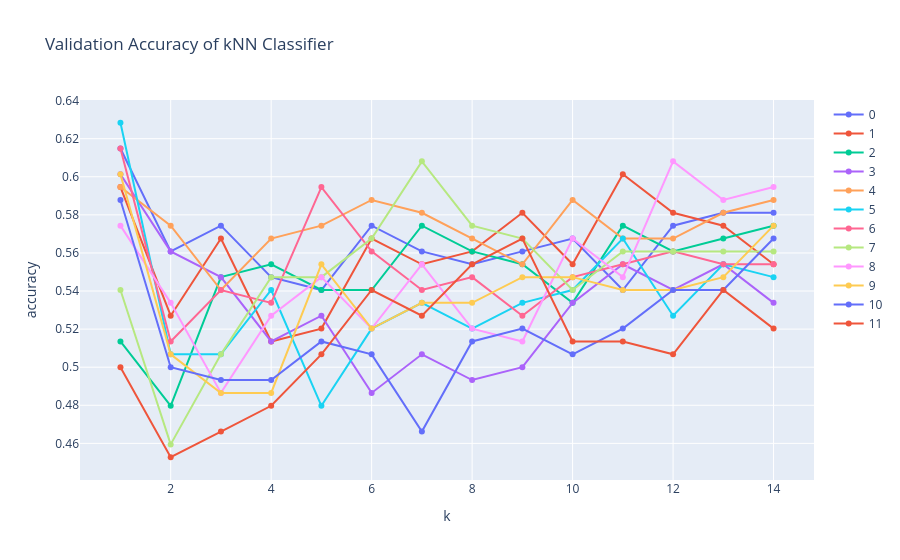

The code cell stored with this chart in its notebook:
### Code cell
# fig = go.Figure()
# for i,combo in enumerate(chain.from_iterable(combinations(features,i) for i in range(num_features-1,num_features))):
#     fig.add_trace(go.Scatter(x=k,y=val_accuracy[i],name=str(combo)))
# fig.update_layout(title={'text':'Validation Accuracy of kNN Classifier'},xaxis={'title':{'text':'k'}},yaxis={'title':{'text':'accuracy'}})
# fig.show()
fig = go.Figure()
for i in range(num_features):
    combo = list(range(num_features))
    combo.remove(i)
    fig.add_trace(go.Scatter(x=k,y=val_accuracy[i],name=str(i)))
fig.update_layout(title={'text':'Validation Accuracy of kNN Classifier'},xaxis={'title':{'text':'k'}},yaxis={'title':{'text':'accuracy'}})
fig.show()

### Figure 1 — Plotly figure (JSON) as saved in the notebook; plotly's stock layout.template omitted (floating-point values rounded to 4 significant figures)
{"data": [{"name": "0", "type": "scatter", "x": [1, 2, 3, 4, 5, 6, 7, 8, 9, 10, 11, 12, 13, 14], "y": [0.6149, 0.5608, 0.5743, 0.5473, 0.5405, 0.5743, 0.5608, 0.5541, 0.5608, 0.5676, 0.5405, 0.5743, 0.5811, 0.5811]}, {"name": "1", "type": "scatter", "x": [1, 2, 3, 4, 5, 6, 7, 8, 9, 10, 11, 12, 13, 14], "y": [0.5946, 0.527, 0.5676, 0.5135, 0.5203, 0.5676, 0.5541, 0.5608, 0.5811, 0.5541, 0.6014, 0.5811, 0.5743, 0.5541]}, {"name": "2", "type": "scatter", "x": [1, 2, 3, 4, 5, 6, 7, 8, 9, 10, 11, 12, 13, 14], "y": [0.5135, 0.4797, 0.5473, 0.5541, 0.5405, 0.5405, 0.5743, 0.5608, 0.5541, 0.5338, 0.5743, 0.5608, 0.5676, 0.5743]}, {"name": "3", "type": "scatter", "x": [1, 2, 3, 4, 5, 6, 7, 8, 9, 10, 11, 12, 13, 14], "y": [0.6014, 0.5608, 0.5473, 0.5135, 0.527, 0.4865, 0.5068, 0.4932, 0.5, 0.5338, 0.5541, 0.5405, 0.5541, 0.5338]}, {"name": "4", "type": "scatter", "x": [1, 2, 3, 4, 5, 6, 7, 8, 9, 10, 11, 12, 13, 14], "y": [0.5946, 0.5743, 0.5405, 0.5676, 0.5743, 0.5878, 0.5811, 0.5676, 0.5541, 0.5878, 0.5676, 0.5676, 0.5811, 0.5878]}, {"name": "5", "type": "scatter", "x": [1, 2, 3, 4, 5, 6, 7, 8, 9, 10, 11, 12, 13, 14], "y": [0.6284, 0.5068, 0.5068, 0.5405, 0.4797, 0.5203, 0.5338, 0.5203, 0.5338, 0.5405, 0.5676, 0.527, 0.5541, 0.5473]}, {"name": "6", "type": "scatter", "x": [1, 2, 3, 4, 5, 6, 7, 8, 9, 10, 11, 12, 13, 14], "y": [0.6149, 0.5135, 0.5405, 0.5338, 0.5946, 0.5608, 0.5405, 0.5473, 0.527, 0.5473, 0.5541, 0.5608, 0.5541, 0.5541]}, {"name": "7", "type": "scatter", "x": [1, 2, 3, 4, 5, 6, 7, 8, 9, 10, 11, 12, 13, 14], "y": [0.5405, 0.4595, 0.5068, 0.5473, 0.5473, 0.5676, 0.6081, 0.5743, 0.5676, 0.5405, 0.5608, 0.5608, 0.5608, 0.5608]}, {"name": "8", "type": "scatter", "x": [1, 2, 3, 4, 5, 6, 7, 8, 9, 10, 11, 12, 13, 14], "y": [0.5743, 0.5338, 0.4865, 0.527, 0.5473, 0.5203, 0.5541, 0.5203, 0.5135, 0.5676, 0.5473, 0.6081, 0.5878, 0.5946]}, {"name": "9", "type": "scatter", "x": [1, 2, 3, 4, 5, 6, 7, 8, 9, 10, 11, 12, 13, 14], "y": [0.6014, 0.5068, 0.4865, 0.4865, 0.5541, 0.5203, 0.5338, 0.5338, 0.5473, 0.5473, 0.5405, 0.5405, 0.5473, 0.5743]}, {"name": "10", "type": "scatter", "x": [1, 2, 3, 4, 5, 6, 7, 8, 9, 10, 11, 12, 13, 14], "y": [0.5878, 0.5, 0.4932, 0.4932, 0.5135, 0.5068, 0.4662, 0.5135, 0.5203, 0.5068, 0.5203, 0.5405, 0.5405, 0.5676]}, {"name": "11", "type": "scatter", "x": [1, 2, 3, 4, 5, 6, 7, 8, 9, 10, 11, 12, 13, 14], "y": [0.5, 0.4527, 0.4662, 0.4797, 0.5068, 0.5405, 0.527, 0.5541, 0.5676, 0.5135, 0.5135, 0.5068, 0.5405, 0.5203]}], "layout": {"title": {"text": "Validation Accuracy of kNN Classifier"}, "xaxis": {"title": {"text": "k"}}, "yaxis": {"title": {"text": "accuracy"}}}}
